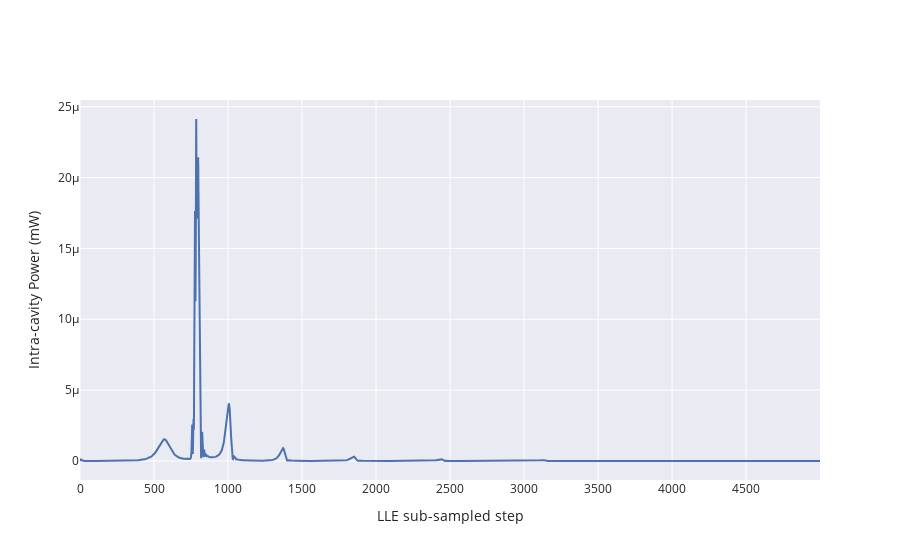

Source (notebook cell):
### Code cell
fig = go.Figure()

tr = go.Scatter(y=solverp2.sol.Pcomb * 1e3)

fig.add_trace(tr)
fig.update_layout(
    xaxis_title="LLE sub-sampled step", yaxis_title="Intra-cavity Power (mW)"
)
#fig.add_annotation(x=4500, y=4.9, ax=0, ay=-50, text="Single Soliton Step")
# fig.add_annotation(x=3151, y=7.6, ax=0, ay=-50, text="Two Solitons Step")
#fig.add_annotation(x=1931, y=16, ax=0, ay=80, text="Modulation Instability")
#fig.add_annotation(x=500, y=6, ax=-80, ay=-80, text="Primary Comb")
#fig.show()

### Figure 1 — Plotly figure (JSON) as saved in the notebook; plotly's stock layout.template omitted (floating-point values rounded to 4 significant figures; data arrays with more than 128 entries replaced by an {"elided": "..."} marker saying what was removed)
{"data": [{"type": "scatter", "y": {"elided": "5000 float values"}}], "layout": {"xaxis": {"title": {"text": "LLE sub-sampled step"}}, "yaxis": {"title": {"text": "Intra-cavity Power (mW)"}}}}
